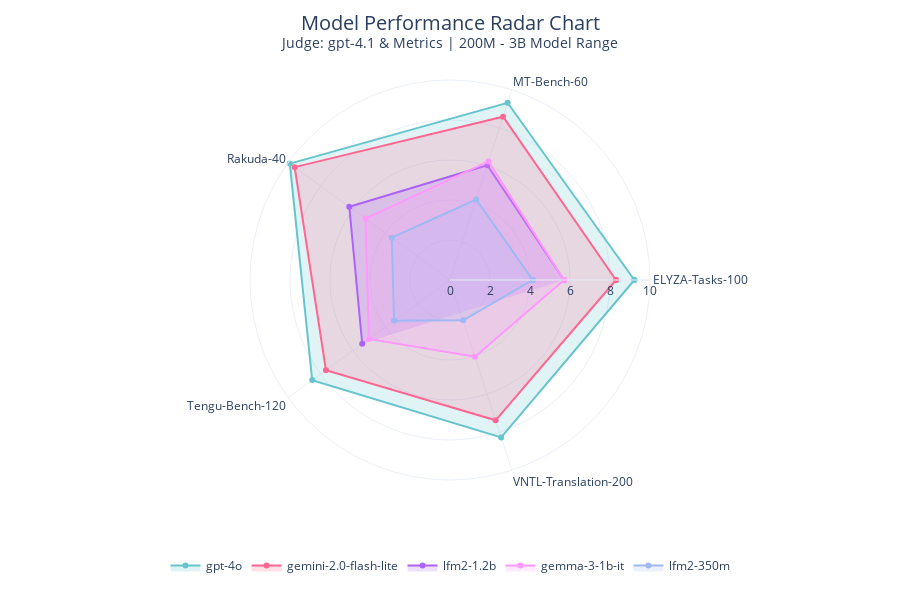
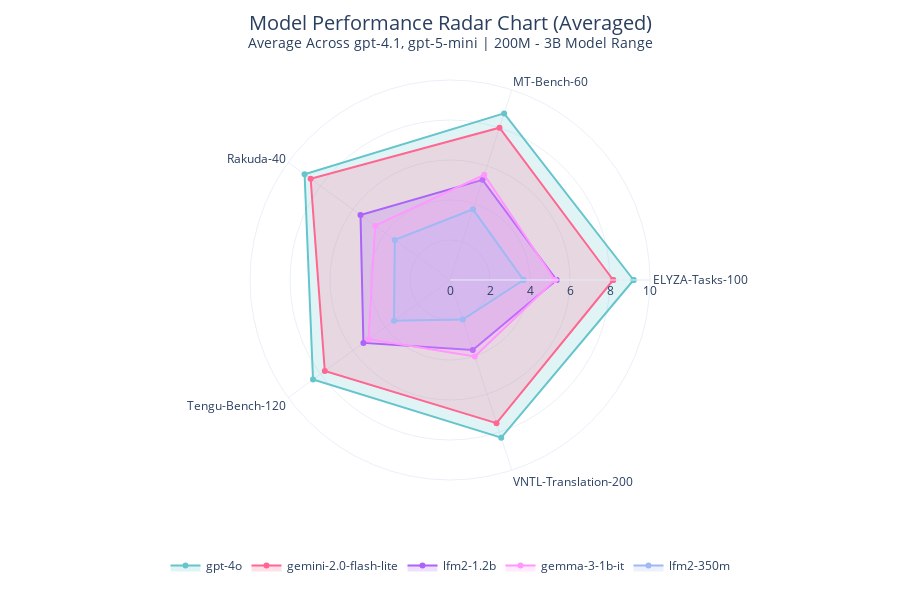

Source (notebook cell) for these figures, in order:
### Code cell
import plotly.graph_objects as go
import plotly.express as px
import textwrap

primary_judge = 'judge_gpt-4.1'
df_filtered = all_result_df[all_result_df['judge_model'].isin([primary_judge, 'Metrics (BLEU/chrF)'])]
mean_df = df_filtered.groupby(["model_name", "eval_dataset"])['score'].mean().reset_index()
unique_benchmarks = sorted(mean_df['eval_dataset'].unique())

def hex_to_rgba(h, a):
    h = h.lstrip('#')
    return f'rgba({int(h[0:2], 16)}, {int(h[2:4], 16)}, {int(h[4:6], 16)}, {a})'

fig_radar = go.Figure()
# Uses the global model_order and color_map
for model_name in model_order:
    if model_name in mean_df['model_name'].values:
        model_subset = mean_df[mean_df['model_name'] == model_name].set_index('eval_dataset').reindex(unique_benchmarks).reset_index()

        # Check if there's data to avoid errors
        if not model_subset.empty:
            scores_closed = model_subset["score"].tolist() + [model_subset["score"].iloc[0]]
            theta_closed = model_subset["eval_dataset"].tolist() + [model_subset["eval_dataset"].iloc[0]]

            fig_radar.add_trace(go.Scatterpolar(
                # Use the new "closed" lists
                r=scores_closed,
                theta=theta_closed,
                fill='toself',
                name=model_name,
                mode='lines+markers',
                line=dict(color=color_map[model_name]),
                fillcolor=hex_to_rgba(color_map[model_name], 0.2),
                hovertemplate="<b>%{fullData.name}</b><br>Score: %{r:.2f}<extra></extra>"
            ))
        
# --- Final Layout Update ---
fig_radar.update_layout(
    height=600,
    title=dict(
        text=f"Model Performance Radar Chart<br><sup>Judge: {primary_judge.replace('judge_', '')} & Metrics | {MODEL_RANGE_GROUP}</sup>",
        font=dict(size=20),
        x=0.5,
        y=0.95
    ),
    polar=dict(
        radialaxis=dict(visible=True, range=[0, 10]),
        angularaxis=dict(
            tickfont=dict(size=12)
        )
    ),
    legend=dict(
        orientation='h',
        yanchor='bottom',
        y=-0.25, # Further increase distance for legend
        xanchor='center',
        x=0.5
    ),
    template='plotly_white',
    # Increase bottom margin significantly to ensure everything fits
    margin=dict(l=80, r=80, b=120, t=80)
)

fig_radar.show()

# fig_radar.write_image(f"{GRAPHS_DIR}/radar_chart.png")

# --- AVERAGED RADAR CHART (Across All Judge Models) ---
import plotly.graph_objects as go
import plotly.express as px
import textwrap

# Get the list of judge models for the title
judge_models_list = sorted(all_result_df['judge_model'].unique())
judge_models_formatted = [j.replace('judge_', '') for j in judge_models_list]
judge_models_text = ', '.join(judge_models_formatted)

# Create averaged data across all judge models
df_averaged = all_result_df.copy()
mean_df_averaged = df_averaged.groupby(["model_name", "eval_dataset"])['score'].mean().reset_index()
unique_benchmarks = sorted(mean_df_averaged['eval_dataset'].unique())

fig_radar_avg = go.Figure()
# Uses the global model_order and color_map
for model_name in model_order:
    if model_name in mean_df_averaged['model_name'].values:
        model_subset = mean_df_averaged[mean_df_averaged['model_name'] == model_name].set_index('eval_dataset').reindex(unique_benchmarks).reset_index()

        # Check if there's data to avoid errors
        if not model_subset.empty:
            scores_closed = model_subset["score"].tolist() + [model_subset["score"].iloc[0]]
            theta_closed = model_subset["eval_dataset"].tolist() + [model_subset["eval_dataset"].iloc[0]]

            fig_radar_avg.add_trace(go.Scatterpolar(
                # Use the new "closed" lists
                r=scores_closed,
                theta=theta_closed,
                fill='toself',
                name=model_name,
                mode='lines+markers',
                line=dict(color=color_map[model_name]),
                fillcolor=hex_to_rgba(color_map[model_name], 0.2),
                hovertemplate="<b>%{fullData.name}</b><br>Score: %{r:.2f}<extra></extra>"
            ))
        
# --- Final Layout Update ---
fig_radar_avg.update_layout(
    height=600,
    title=dict(
        text=f"Model Performance Radar Chart (Averaged)<br><sup>Average Across {judge_models_text} | {MODEL_RANGE_GROUP}</sup>",
        font=dict(size=20),
        x=0.5,
        y=0.95
    ),
    polar=dict(
        radialaxis=dict(visible=True, range=[0, 10]),
        angularaxis=dict(
            tickfont=dict(size=12)
        )
    ),
    legend=dict(
        orientation='h',
        yanchor='bottom',
        y=-0.25, # Further increase distance for legend
        xanchor='center',
        x=0.5
    ),
    template='plotly_white',
    # Increase bottom margin significantly to ensure everything fits
    margin=dict(l=80, r=80, b=120, t=80)
)

fig_radar_avg.show()

# fig_radar_avg.write_image(f"{GRAPHS_DIR}/radar_chart_averaged.png")

### Figure 1 — Plotly figure (JSON) as saved in the notebook; plotly's stock layout.template omitted (floating-point values rounded to 4 significant figures)
{"data": [{"fill": "toself", "fillcolor": "rgba(102, 197, 204, 0.2)", "hovertemplate": "<b>%{fullData.name}</b><br>Score: %{r:.2f}<extra></extra>", "line": {"color": "#66c5cc"}, "mode": "lines+markers", "name": "gpt-4o", "r": [9.22, 9.317, 9.9, 8.517, 8.277, 9.22], "theta": ["ELYZA-Tasks-100", "MT-Bench-60", "Rakuda-40", "Tengu-Bench-120", "VNTL-Translation-200", "ELYZA-Tasks-100"], "type": "scatterpolar"}, {"fill": "toself", "fillcolor": "rgba(255, 102, 146, 0.2)", "hovertemplate": "<b>%{fullData.name}</b><br>Score: %{r:.2f}<extra></extra>", "line": {"color": "#FF6692"}, "mode": "lines+markers", "name": "gemini-2.0-flash-lite", "r": [8.3, 8.583, 9.6, 7.667, 7.375, 8.3], "theta": ["ELYZA-Tasks-100", "MT-Bench-60", "Rakuda-40", "Tengu-Bench-120", "VNTL-Translation-200", "ELYZA-Tasks-100"], "type": "scatterpolar"}, {"fill": "toself", "fillcolor": "rgba(171, 99, 250, 0.2)", "hovertemplate": "<b>%{fullData.name}</b><br>Score: %{r:.2f}<extra></extra>", "line": {"color": "#AB63FA"}, "mode": "lines+markers", "name": "lfm2-1.2b", "r": [5.7, 6.033, 6.225, 5.425, null, 5.7], "theta": ["ELYZA-Tasks-100", "MT-Bench-60", "Rakuda-40", "Tengu-Bench-120", "VNTL-Translation-200", "ELYZA-Tasks-100"], "type": "scatterpolar"}, {"fill": "toself", "fillcolor": "rgba(255, 151, 255, 0.2)", "hovertemplate": "<b>%{fullData.name}</b><br>Score: %{r:.2f}<extra></extra>", "line": {"color": "#FF97FF"}, "mode": "lines+markers", "name": "gemma-3-1b-it", "r": [5.7, 6.233, 5.225, 5.008, 4.037, 5.7], "theta": ["ELYZA-Tasks-100", "MT-Bench-60", "Rakuda-40", "Tengu-Bench-120", "VNTL-Translation-200", "ELYZA-Tasks-100"], "type": "scatterpolar"}, {"fill": "toself", "fillcolor": "rgba(158, 185, 243, 0.2)", "hovertemplate": "<b>%{fullData.name}</b><br>Score: %{r:.2f}<extra></extra>", "line": {"color": "#9eb9f3"}, "mode": "lines+markers", "name": "lfm2-350m", "r": [4.14, 4.233, 3.6, 3.458, 2.121, 4.14], "theta": ["ELYZA-Tasks-100", "MT-Bench-60", "Rakuda-40", "Tengu-Bench-120", "VNTL-Translation-200", "ELYZA-Tasks-100"], "type": "scatterpolar"}], "layout": {"height": 600, "legend": {"orientation": "h", "x": 0.5, "xanchor": "center", "y": -0.25, "yanchor": "bottom"}, "margin": {"b": 120, "l": 80, "r": 80, "t": 80}, "polar": {"angularaxis": {"tickfont": {"size": 12}}, "radialaxis": {"range": [0, 10], "visible": true}}, "title": {"font": {"size": 20}, "text": "Model Performance Radar Chart<br><sup>Judge: gpt-4.1 & Metrics | 200M - 3B Model Range</sup>", "x": 0.5, "y": 0.95}}}

### Figure 2 — Plotly figure (JSON) as saved in the notebook; plotly's stock layout.template omitted (floating-point values rounded to 4 significant figures)
{"data": [{"fill": "toself", "fillcolor": "rgba(102, 197, 204, 0.2)", "hovertemplate": "<b>%{fullData.name}</b><br>Score: %{r:.2f}<extra></extra>", "line": {"color": "#66c5cc"}, "mode": "lines+markers", "name": "gpt-4o", "r": [9.18, 8.758, 8.988, 8.467, 8.291, 9.18], "theta": ["ELYZA-Tasks-100", "MT-Bench-60", "Rakuda-40", "Tengu-Bench-120", "VNTL-Translation-200", "ELYZA-Tasks-100"], "type": "scatterpolar"}, {"fill": "toself", "fillcolor": "rgba(255, 102, 146, 0.2)", "hovertemplate": "<b>%{fullData.name}</b><br>Score: %{r:.2f}<extra></extra>", "line": {"color": "#FF6692"}, "mode": "lines+markers", "name": "gemini-2.0-flash-lite", "r": [8.16, 8.008, 8.613, 7.737, 7.526, 8.16], "theta": ["ELYZA-Tasks-100", "MT-Bench-60", "Rakuda-40", "Tengu-Bench-120", "VNTL-Translation-200", "ELYZA-Tasks-100"], "type": "scatterpolar"}, {"fill": "toself", "fillcolor": "rgba(171, 99, 250, 0.2)", "hovertemplate": "<b>%{fullData.name}</b><br>Score: %{r:.2f}<extra></extra>", "line": {"color": "#AB63FA"}, "mode": "lines+markers", "name": "lfm2-1.2b", "r": [5.33, 5.267, 5.532, 5.351, 3.685, 5.33], "theta": ["ELYZA-Tasks-100", "MT-Bench-60", "Rakuda-40", "Tengu-Bench-120", "VNTL-Translation-200", "ELYZA-Tasks-100"], "type": "scatterpolar"}, {"fill": "toself", "fillcolor": "rgba(255, 151, 255, 0.2)", "hovertemplate": "<b>%{fullData.name}</b><br>Score: %{r:.2f}<extra></extra>", "line": {"color": "#FF97FF"}, "mode": "lines+markers", "name": "gemma-3-1b-it", "r": [5.24, 5.533, 4.625, 5.037, 4.016, 5.24], "theta": ["ELYZA-Tasks-100", "MT-Bench-60", "Rakuda-40", "Tengu-Bench-120", "VNTL-Translation-200", "ELYZA-Tasks-100"], "type": "scatterpolar"}, {"fill": "toself", "fillcolor": "rgba(158, 185, 243, 0.2)", "hovertemplate": "<b>%{fullData.name}</b><br>Score: %{r:.2f}<extra></extra>", "line": {"color": "#9eb9f3"}, "mode": "lines+markers", "name": "lfm2-350m", "r": [3.68, 3.717, 3.413, 3.46, 2.078, 3.68], "theta": ["ELYZA-Tasks-100", "MT-Bench-60", "Rakuda-40", "Tengu-Bench-120", "VNTL-Translation-200", "ELYZA-Tasks-100"], "type": "scatterpolar"}], "layout": {"height": 600, "legend": {"orientation": "h", "x": 0.5, "xanchor": "center", "y": -0.25, "yanchor": "bottom"}, "margin": {"b": 120, "l": 80, "r": 80, "t": 80}, "polar": {"angularaxis": {"tickfont": {"size": 12}}, "radialaxis": {"range": [0, 10], "visible": true}}, "title": {"font": {"size": 20}, "text": "Model Performance Radar Chart (Averaged)<br><sup>Average Across gpt-4.1, gpt-5-mini | 200M - 3B Model Range</sup>", "x": 0.5, "y": 0.95}}}
